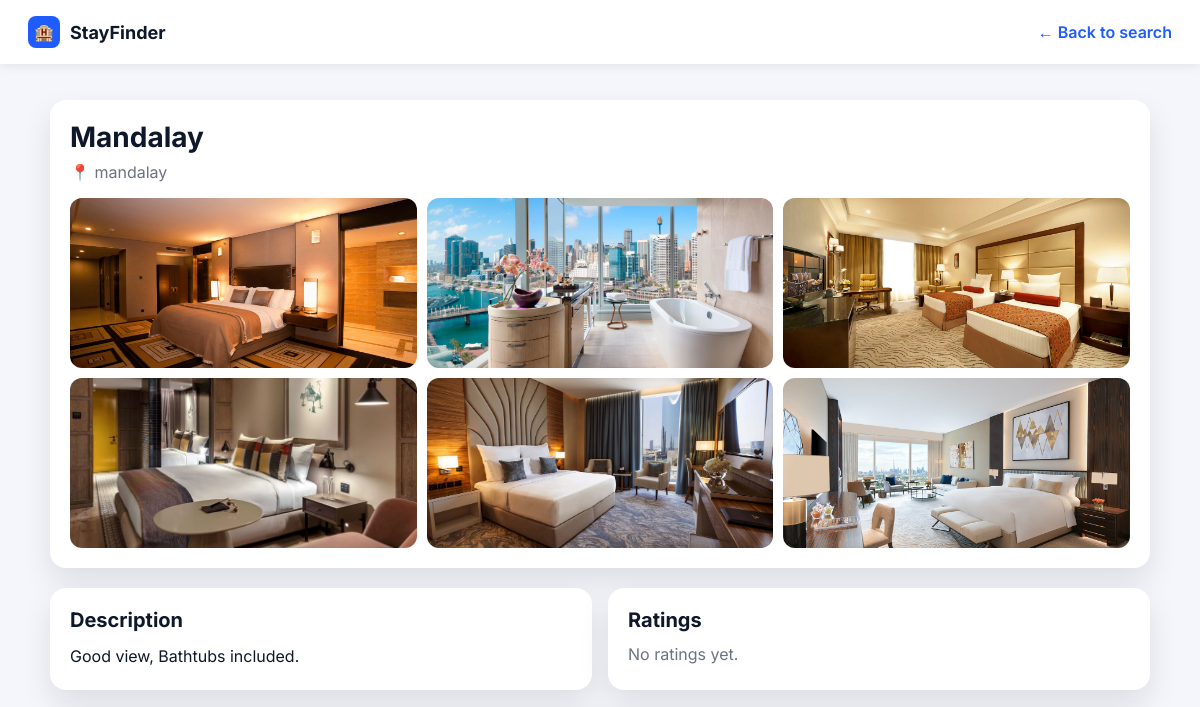
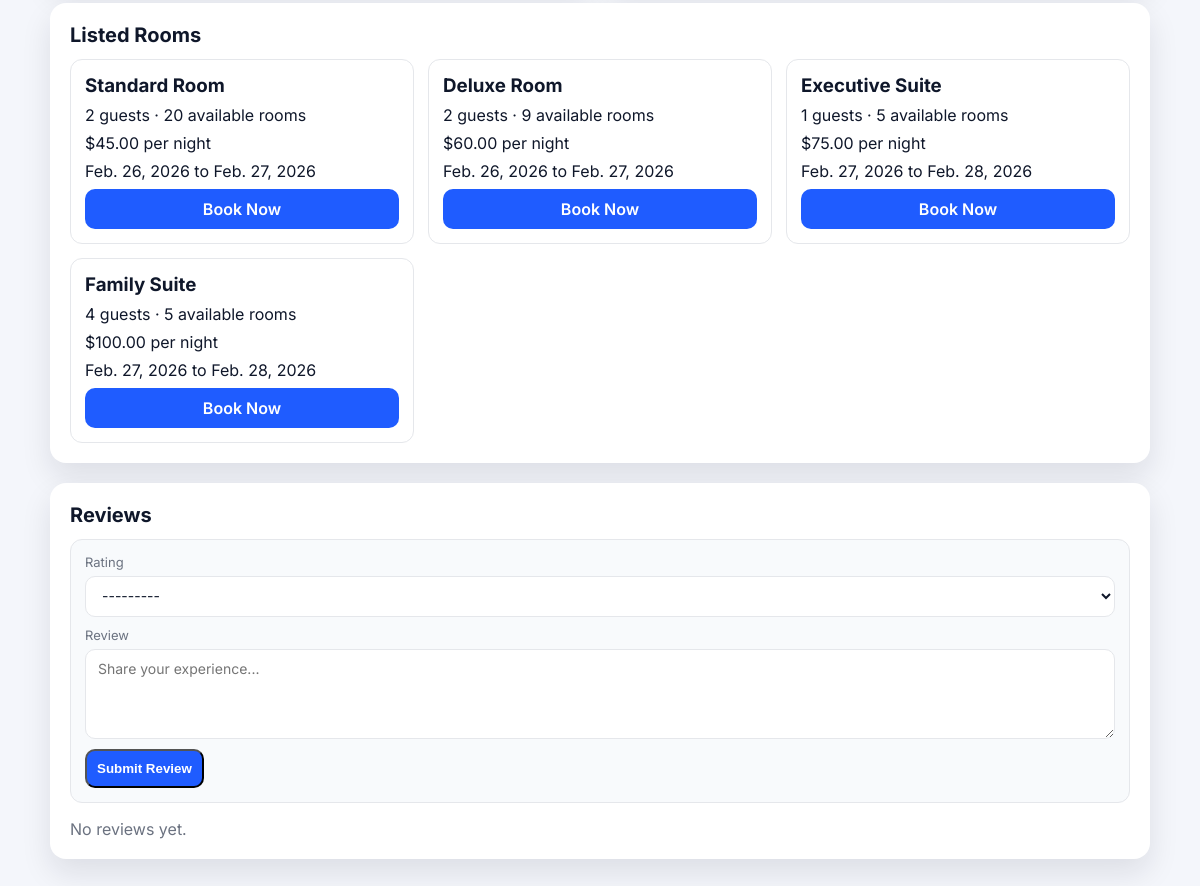
Before: /accounts/hotels/22/ (signed in) with the older database file (2 pictures, top to bottom).
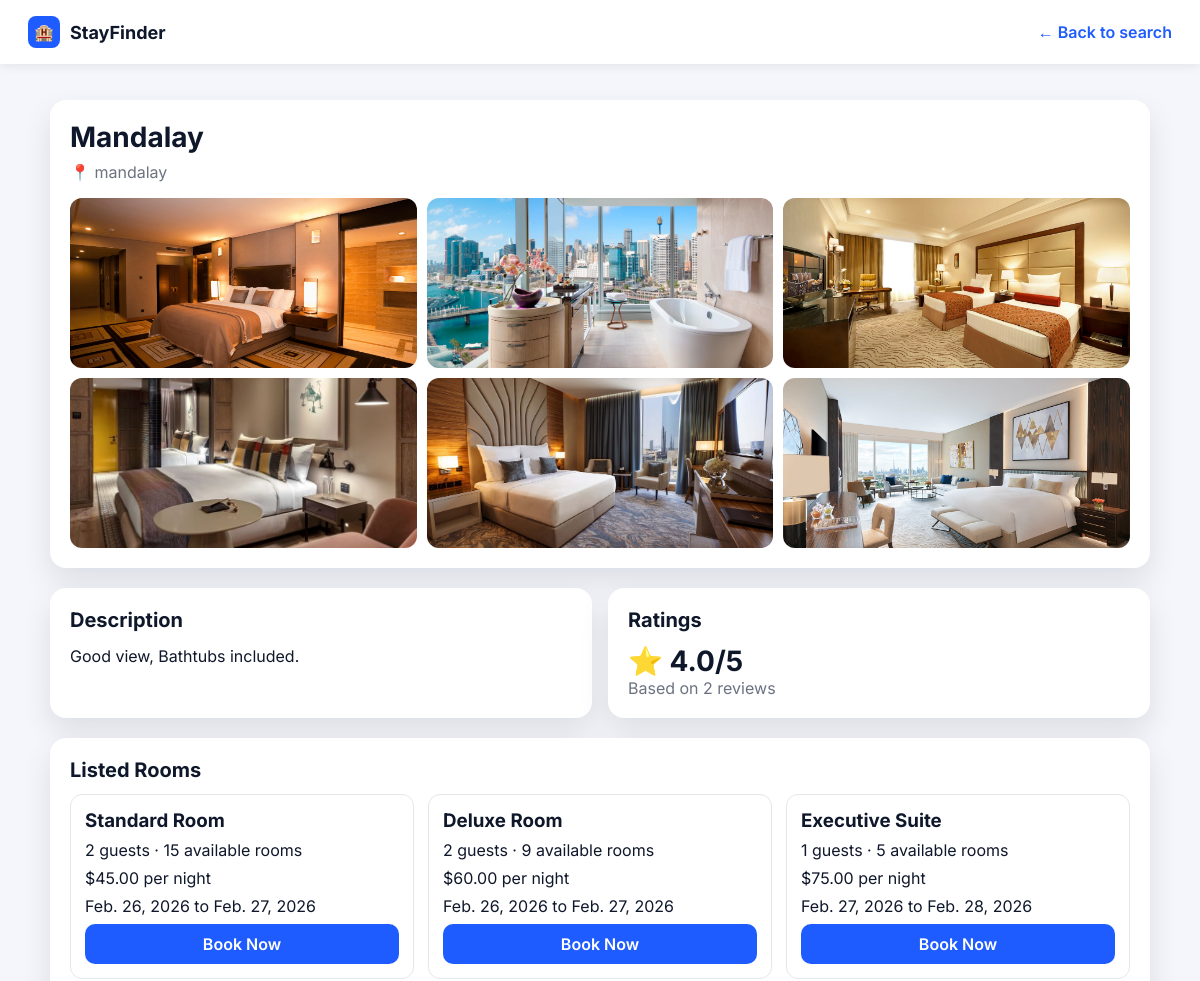
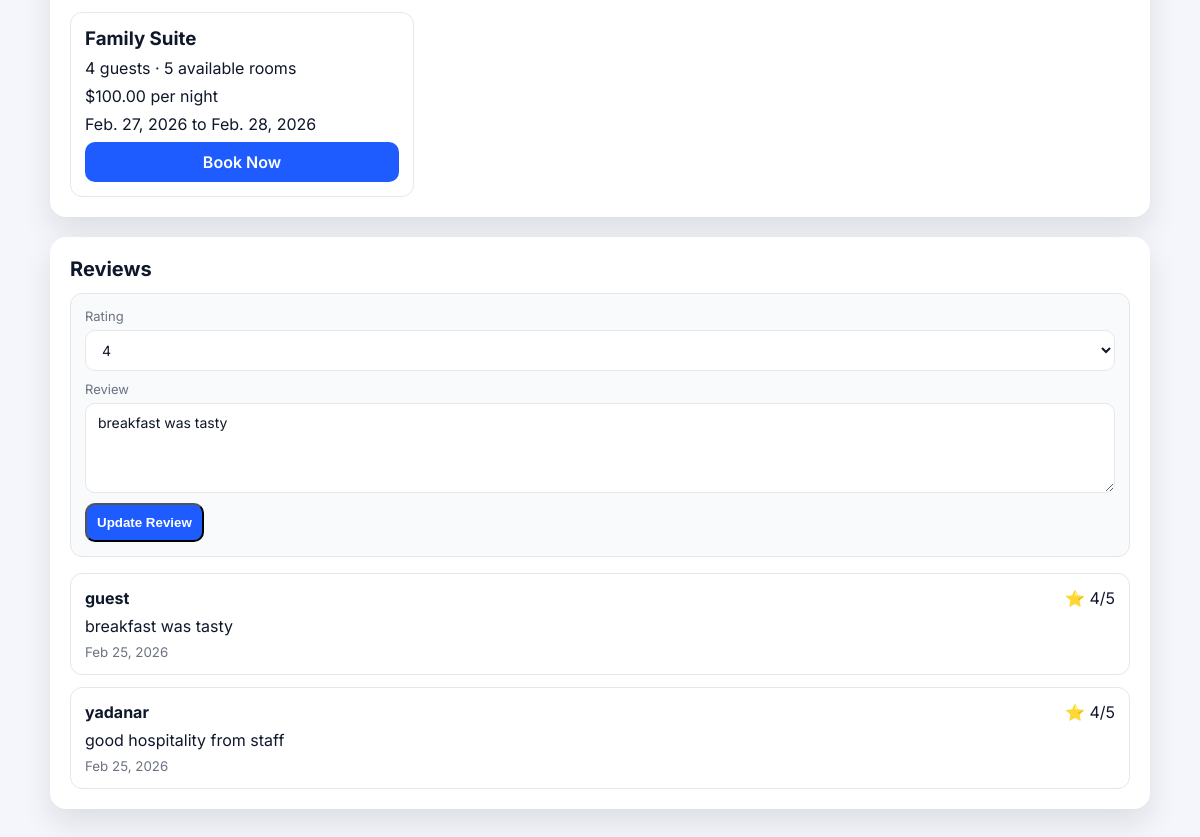
After: the same page with the newer database file (2 pictures, top to bottom).
### accounts/models.py (models this page shows, shortened)
class Profile(models.Model):
    class AccountType(models.TextChoices):
        GUEST = "guest", "Guest"
        HOTEL = "hotel", "Hotel"
        ADMIN = "admin", "Admin"
    class HotelVerificationStatus(models.TextChoices):
        PENDING = "pending", "Pending Review"
        APPROVED = "approved", "Approved"
        REJECTED = "rejected", "Rejected"
    user = models.OneToOneField(
        settings.AUTH_USER_MODEL, on_delete=models.CASCADE, related_name="profile"
    )
    full_name = models.CharField(max_length=150)
    account_type = models.CharField(
        max_length=20, choices=AccountType.choices, default=AccountType.GUEST
    )
    hotel_verification_status = models.CharField(
        max_length=20,
        choices=HotelVerificationStatus.choices,
        default=HotelVerificationStatus.APPROVED,
    )
    phone_number = models.CharField(max_length=30, blank=True, default="")
    location = models.CharField(max_length=200, blank=True, default="")
    description = models.TextField(blank=True, default="")
    profile_image_url = models.URLField(blank=True, default="")
    profile_image = models.ImageField(
        upload_to="profiles/",
        blank=True,
        null=True,
    )
    hotel_license_image = models.ImageField(
        upload_to="hotel_licenses/",
        blank=True,
        null=True,
    )
    created_at = models.DateTimeField(auto_now_add=True)

class ProfileFacilityImage(models.Model):
    profile = models.ForeignKey(
        Profile,
        on_delete=models.CASCADE,
        related_name="facility_images",
    )
    image = models.ImageField(upload_to="facilities/")
    sort_order = models.PositiveIntegerField(default=0)
    uploaded_at = models.DateTimeField(auto_now_add=True)
    class Meta:
        ordering = ("sort_order", "-uploaded_at")

### rooms/models.py (models this page shows, shortened)
class Room(models.Model):
	hotel = models.ForeignKey(Profile, on_delete=models.CASCADE, related_name="rooms")
	room_type = models.ForeignKey(RoomType, on_delete=models.PROTECT)
	capacity = models.PositiveIntegerField()
	rate_per_night = models.DecimalField(max_digits=8, decimal_places=2)
	available_rooms = models.PositiveIntegerField()
	checkin_date = models.DateField()
	checkout_date = models.DateField()
	created_at = models.DateTimeField(auto_now_add=True)

class RoomType(models.Model):
	name = models.CharField(max_length=100, unique=True)

### bookings/models.py (models this page shows, shortened)
class BookingReview(models.Model):
	class Rating(models.IntegerChoices):
		ONE = 1, "1"
		TWO = 2, "2"
		THREE = 3, "3"
		FOUR = 4, "4"
		FIVE = 5, "5"
	booking = models.OneToOneField(
		Booking,
		on_delete=models.CASCADE,
		related_name="review",
	)
	rating = models.PositiveSmallIntegerField(choices=Rating.choices)
	comment = models.TextField()
	created_at = models.DateTimeField(auto_now_add=True)
	updated_at = models.DateTimeField(auto_now=True)
	class Meta:
		ordering = ("-created_at",)

class Booking(models.Model):
	PENDING_PAYMENT_EXPIRY_HOURS = 12
	class PaymentOption(models.TextChoices):
		PAY_NOW = "pay_now", "Pay now"
		PAY_LATER = "pay_later", "Pay later"
	class Status(models.TextChoices):
		PENDING = "pending", "Pending"
		CONFIRMED = "confirmed", "Confirmed"
		COMPLETED = "completed", "Completed"
		CANCELED = "canceled", "Canceled"
		EXPIRED = "expired", "Expired"
	guest = models.ForeignKey(Profile, on_delete=models.CASCADE, related_name="bookings")
	room = models.ForeignKey(Room, on_delete=models.PROTECT, related_name="bookings")
	guest_name = models.CharField(max_length=150)
	guest_email = models.EmailField()
	guest_phone = models.CharField(max_length=30, blank=True, default="")
	rooms_count = models.PositiveIntegerField(default=1)
	payment_option = models.CharField(
		max_length=20,
		choices=PaymentOption.choices,
		default=PaymentOption.PAY_LATER,
	)
	status = models.CharField(
		max_length=20,
		choices=Status.choices,
		default=Status.PENDING,
	)
	created_at = models.DateTimeField(auto_now_add=True)
	STATUS_NOTIFICATION_MESSAGES = {
		Status.PENDING: "Booking is pending payment.",
		Status.CONFIRMED: "Booking is confirmed.",
		Status.COMPLETED: "Booking is completed.",
		Status.CANCELED: "Booking is canceled.",
		Status.EXPIRED: "Booking expired due to unpaid balance.",
	}

### accounts/views.py (the view, shortened to what this page needs)
# urls.py: path("hotels/<int:hotel_id>/", views.guest_hotel_profile_view, name="guest_hotel_profile"),
@login_required
def guest_hotel_profile_view(request, hotel_id: int):
    profile, _ = get_or_create_profile(request.user)
    if profile.account_type != Profile.AccountType.GUEST:
        return redirect("hotel_home")
    hotel = Profile.objects.filter(
        id=hotel_id,
        account_type=Profile.AccountType.HOTEL,
    ).first()
    if hotel is None:
        return redirect("home")
    listed_rooms = (
        Room.objects.filter(hotel=hotel, available_rooms__gt=0)
        .select_related("room_type")
        .order_by("rate_per_night", "room_type__name")
    )
    eligible_booking = (
        Booking.objects.filter(
            guest=profile,
            room__hotel=hotel,
            status__in=[Booking.Status.CONFIRMED, Booking.Status.COMPLETED],
        )
        .select_related("room")
        .order_by("-created_at")
        .first()
    )
    existing_review = (
        BookingReview.objects.filter(
            booking__guest=profile,
            booking__room__hotel=hotel,
        )
        .select_related("booking")
        .first()
    )
    can_submit_review = eligible_booking is not None
    review_form = BookingReviewForm(
        request.POST or None,
        prefix=f"hotel-review-{hotel.id}",
        instance=existing_review,
    )
    review_error = ""
    reviews = (
        BookingReview.objects.select_related("booking", "booking__guest")
        .filter(
            booking__room__hotel=hotel,
            booking__status__in=[Booking.Status.CONFIRMED, Booking.Status.COMPLETED],
        )
        .order_by("-created_at")
    )
    review_stats = reviews.aggregate(avg_rating=Avg("rating"), review_count=Count("id"))
    avg_rating = review_stats["avg_rating"]
    return render(
        request,
        "accounts/hotel_public_profile.html",
        {
            "profile": profile,
            "hotel": hotel,
            "facility_images": hotel.facility_images.all(),
            "listed_rooms": listed_rooms,
            "reviews": reviews,
            "avg_rating": round(float(avg_rating), 1) if avg_rating is not None else None,
            "review_count": int(review_stats["review_count"] or 0),
            "review_form": review_form,
            "can_submit_review": can_submit_review,
            "existing_review": existing_review,
            "review_error": review_error,
        },
    )

### bookings/forms.py (shortened to what this page needs)
class BookingReviewForm(forms.ModelForm):
    class Meta:
        model = BookingReview
        fields = ["rating", "comment"]
        widgets = {
            "rating": forms.Select(),
            "comment": forms.Textarea(attrs={"rows": 3, "placeholder": "Share your experience..."}),
        }

### accounts/views.py (called while the page is built)
def get_or_create_profile(user):
    return Profile.objects.get_or_create(
        user=user,
        defaults={
            "full_name": user.get_full_name() or user.username,
            "account_type": Profile.AccountType.GUEST,
        },
    )

### accounts/templates/accounts/hotel_public_profile.html (shortened to what this page needs)
{% load static %}
<!DOCTYPE html>
<html lang="en">
  <head>
    <link rel="stylesheet" href="{% static 'accounts/css/guest_hotel_profile.css' %}?v=20260223a" />
  </head>
  <body>
    <header class="topbar">
      <div class="brand">
        <span class="brand__icon">🏨</span>
        <span class="brand__name">StayFinder</span>
      </div>
      <a class="back-link" href="{% url 'home' %}">← Back to search</a>
    </header>
    <main class="page">
      <section class="hero-card">
        <div class="hero-card__header">
          <h1>{{ hotel.full_name }}</h1>
          <p>📍 {{ hotel.location|default:"Location unavailable" }}</p>
        </div>
        {% if facility_images %}
          <div class="facility-grid">
            {% for image in facility_images %}
              <img src="{{ image.image.url }}" alt="{{ hotel.full_name }} facility image {{ forloop.counter }}" />
            {% endfor %}
          </div>
        {% endif %}
      </section>
      <section class="details-grid">
        <article class="card">
          <h2>Description</h2>
          <p class="description">{{ hotel.description|default:"No description provided yet." }}</p>
        </article>
        <article class="card">
          <h2>Ratings</h2>
          {% if avg_rating %}
            <p class="rating">⭐ {{ avg_rating }}/5</p>
            <p class="muted">Based on {{ review_count }} review{{ review_count|pluralize }}</p>
          {% else %}
            <p class="muted">No ratings yet.</p>
          {% endif %}
        </article>
      </section>
      <section class="card">
        <h2>Listed Rooms</h2>
        <div class="rooms-grid">
          {% for room in listed_rooms %}
            <article class="room-item">
              <h3>{{ room.room_type.name }}</h3>
              <p>{{ room.capacity }} guests · {{ room.available_rooms }} available room{{ room.available_rooms|pluralize }}</p>
              <p>${{ room.rate_per_night }} per night</p>
              <p>{{ room.checkin_date }} to {{ room.checkout_date }}</p>
              <a class="book-button" href="{% url 'booking_checkout' room.id %}">Book Now</a>
            </article>
          {% empty %}
            <p class="muted">No available rooms listed right now.</p>
          {% endfor %}
        </div>
      </section>
      <section class="card">
        <h2>Reviews</h2>
        <div class="review-form-wrap">
          {% if can_submit_review %}
            <form method="post" action="{% url 'guest_hotel_profile' hotel.id %}">
              <div class="review-field">
                <label for="{{ review_form.rating.id_for_label }}">Rating</label>
                {{ review_form.rating }}
              </div>
              <div class="review-field">
                <label for="{{ review_form.comment.id_for_label }}">Review</label>
                {{ review_form.comment }}
              </div>
              <button class="book-button" type="submit">
                {% if existing_review %}Update Review{% else %}Submit Review{% endif %}
              </button>
            </form>
          {% else %}
            <p class="muted">Leave a review after you have a confirmed or completed booking.</p>
          {% endif %}
        </div>
        <div class="reviews-list">
          {% for review in reviews %}
            <article class="review-item">
              <div class="review-item__top">
                <strong>{{ review.booking.guest.full_name }}</strong>
                <span>⭐ {{ review.rating }}/5</span>
              </div>
              <p>{{ review.comment }}</p>
              <small>{{ review.created_at|date:"M d, Y" }}</small>
            </article>
          {% empty %}
            <p class="muted">No reviews yet.</p>
          {% endfor %}
        </div>
      </section>
    </main>
  </body>
</html>

### accounts/static/accounts/css/guest_hotel_profile.css (style rules this page uses)
:root { --bg: #f4f6fb; --panel: #ffffff; --text: #0f172a; --muted: #6b7280; --accent: #1f5cff; --border: #e5e7eb; --shadow: 0 14px 30px rgba(15, 23, 42, 0.1); }
* { box-sizing: border-box; }
body { margin: 0; font-family: "Inter", sans-serif; background: var(--bg); color: var(--text); padding-top: 76px; }
.topbar { display: flex; align-items: center; justify-content: space-between; padding: 16px 28px; background: var(--panel); box-shadow: 0 2px 10px rgba(15, 23, 42, 0.08); position: fixed; top: 0; left: 0; width: 100%; z-index: 30; }
.brand { display: flex; align-items: center; gap: 10px; font-weight: 700; font-size: 18px; }
.brand__icon { display: grid; place-items: center; width: 32px; height: 32px; background: var(--accent); border-radius: 8px; color: #ffffff; font-size: 16px; }
.back-link { color: var(--accent); text-decoration: none; font-weight: 600; }
.page { width: min(1100px, calc(100% - 32px)); margin: 24px auto 40px; display: grid; gap: 20px; }
.hero-card, .card { background: var(--panel); border-radius: 16px; box-shadow: var(--shadow); padding: 20px; }
.hero-card__header h1 { margin: 0; font-size: 28px; }
.hero-card__header p { margin: 8px 0 0; color: var(--muted); }
.facility-grid { margin-top: 16px; display: grid; grid-template-columns: repeat(3, minmax(0, 1fr)); gap: 10px; }
.facility-grid img { width: 100%; height: 170px; border-radius: 12px; object-fit: cover; }
.details-grid { display: grid; grid-template-columns: repeat(2, minmax(0, 1fr)); gap: 16px; }
.card h2 { margin: 0 0 12px; font-size: 20px; }
.description { margin: 0; line-height: 1.6; white-space: pre-wrap; }
.rating { margin: 0; font-size: 28px; font-weight: 700; }
.muted { margin: 0; color: var(--muted); }
.rooms-grid { display: grid; grid-template-columns: repeat(3, minmax(0, 1fr)); gap: 14px; }
.room-item { border: 1px solid var(--border); border-radius: 12px; padding: 14px; display: grid; gap: 8px; }
.room-item h3, .room-item p { margin: 0; }
.book-button { display: inline-block; text-align: center; text-decoration: none; border-radius: 10px; padding: 10px; background: var(--accent); color: #ffffff; font-weight: 600; }
.reviews-list { display: grid; gap: 12px; }
.review-form-wrap { margin-bottom: 16px; padding: 14px; border: 1px solid var(--border); border-radius: 12px; background: #f8fafc; }
.review-field { display: grid; gap: 6px; margin-bottom: 10px; }
.review-field label { font-size: 13px; color: var(--muted); }
.review-field select, .review-field textarea { width: 100%; border-radius: 10px; border: 1px solid var(--border); padding: 10px 12px; font-size: 14px; font-family: inherit; color: var(--text); background: #ffffff; }
.review-field textarea { min-height: 90px; resize: vertical; }
.review-item { border: 1px solid var(--border); border-radius: 12px; padding: 14px; display: grid; gap: 8px; }
.review-item__top { display: flex; align-items: center; justify-content: space-between; gap: 12px; }
.review-item p, .review-item small { margin: 0; }
.review-item small { color: var(--muted); }

Changed rows visible on the page:
changed Room "Standard Room": available_rooms "20" → "15"
added BookingReview: booking.guest.full_name "guest", rating "4", comment "breakfast was tasty", created_at "Feb 25, 2026"
added BookingReview: booking.guest.full_name "yadanar", rating "4", comment "good hospitality from staff", created_at "Feb 25, 2026"
Other visible differences:
{{ avg_rating }}: (not shown) → "4.0"
{{ review_count }}: (not shown) → "2"
form field rating: "---------" → "4"
form field comment: (not shown) → "breakfast was tasty"
text no longer shown: "No ratings yet. Submit Review No reviews yet."
text now shown: "⭐ /5 Based on review Update Review"
